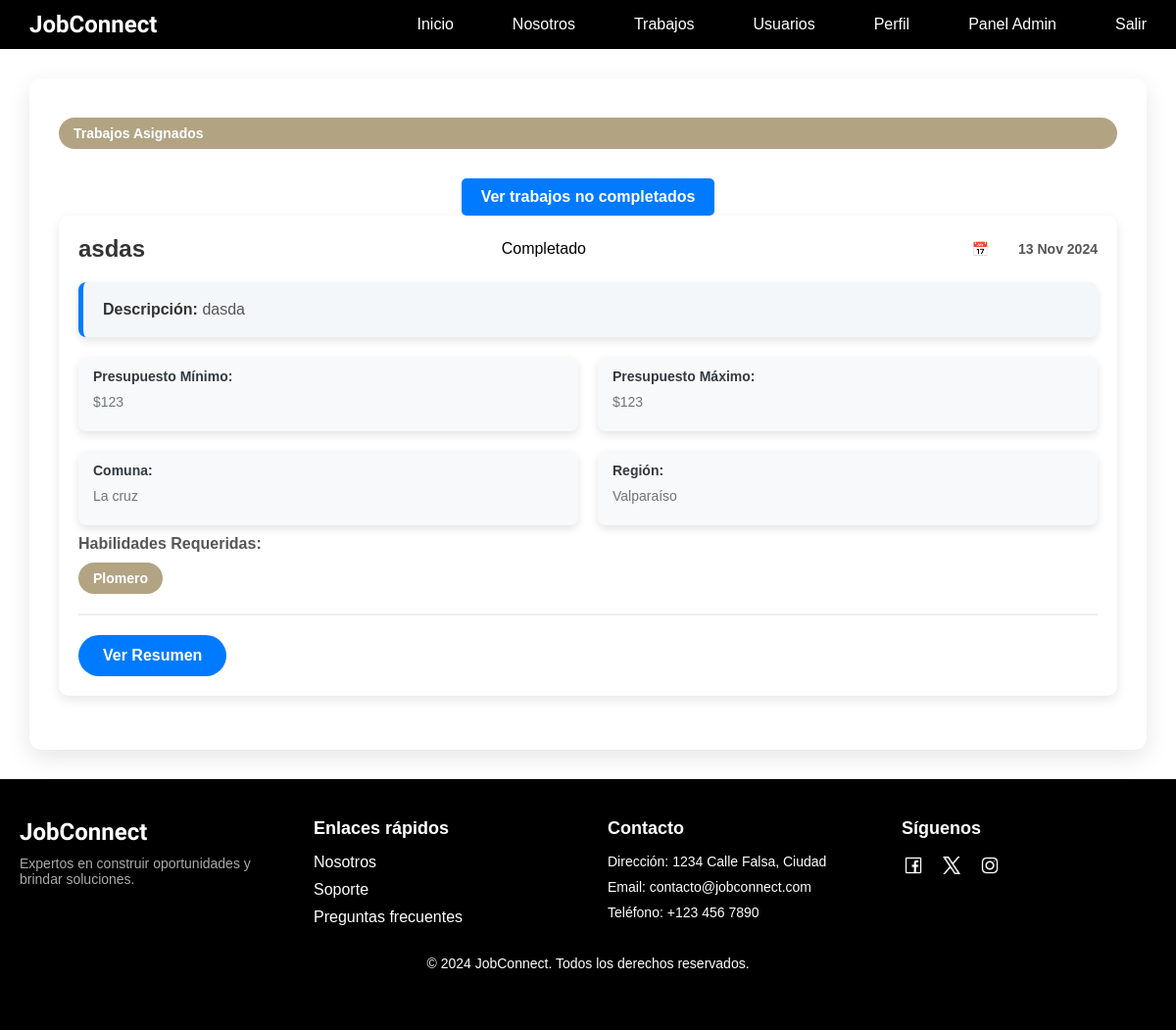
/trabajos/trabajos/asignados/?completado=True (signed in), run on an earlier commit of the app's database.
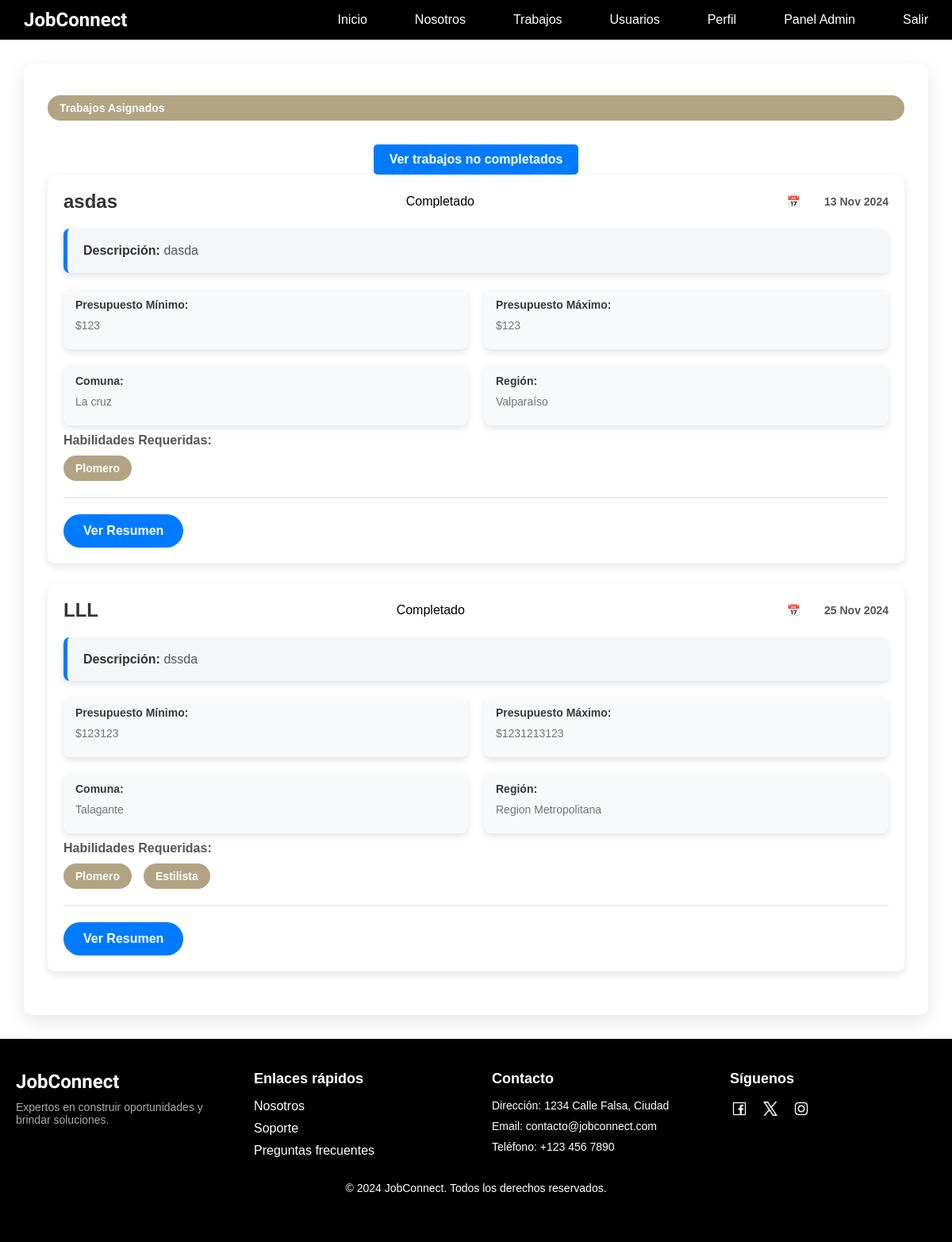
And on a later commit of the database.
### usuarios/models.py (models this page shows, shortened)
class Trabajo(models.Model):
    titulo = models.CharField(max_length=200)
    descripcion = models.TextField()
    presupuesto_minimo = models.IntegerField()
    presupuesto_maximo = models.IntegerField()
    region = models.ForeignKey(Region, on_delete=models.SET_NULL, null=True)
    comuna = models.ForeignKey(Comuna, on_delete=models.SET_NULL, null=True)
    usuario_creador = models.ForeignKey(CustomUser, on_delete=models.CASCADE, related_name='trabajos_creados')
    fecha_creacion = models.DateTimeField(auto_now_add=True)
    is_disponible = models.BooleanField(default=True)
    trabajador_seleccionado = models.ForeignKey(CustomUser, null=True, blank=True, on_delete=models.SET_NULL,related_name="trabajos_seleccionados")
    is_completado = models.BooleanField(default=False)
    habilidades = models.ManyToManyField('Habilidades', blank=True)
    forma_pago = models.CharField(max_length=50, null=True, blank=True)
    pago_final = models.IntegerField(null=True, blank=True)

class Comuna(models.Model):
    nombre = models.CharField(max_length=100)
    region = models.ForeignKey(Region, on_delete=models.CASCADE, related_name='comunas')
    def __str__(self):
        return self.nombre

class Region(models.Model):
    nombre = models.CharField(max_length=100)
    def __str__(self):
        return self.nombre

class Habilidades(models.Model):
    nombre = models.CharField(max_length=50, unique=True)

### trabajos/views.py (the view)
# urls.py: path('trabajos/asignados/', views.trabajos_asignados, name='trabajos_asignados'),
@login_required
def trabajos_asignados(request):
    completado = request.GET.get('completado', 'False') == 'True'
    trabajos = Trabajo.objects.filter(trabajador_seleccionado=request.user, is_completado=completado)
    completado_opuesto = not completado
    return render(request, 'trabajos/trabajos_asignados.html', {
        'trabajos': trabajos,
        'completado': completado,  # Pasar el valor del filtro a la plantilla
        'completado_opuesto': completado_opuesto  # Pasar el valor opuesto a la plantilla
    })

### trabajos/templates/trabajos/trabajos_asignados.html (shortened to what the changed rows need)
{% extends 'core/base.html' %}
{% load static %}
{% block extra_css %}
    <link rel="stylesheet" type="text/css" href="{% static 'trabajos/css/ver_trabajos.css' %}">
    <link href="https://cdnjs.cloudflare.com/ajax/libs/font-awesome/6.0.0-beta3/css/all.min.css" rel="stylesheet">
{% endblock %}
{% block content %}
    <div class="container-main">
        <h2 class="Titulo">Trabajos Asignados</h2>
        {% if trabajos %}
            <ul>
                {% for trabajo in trabajos %}
                    <div class="carta">
                        <div class="carta-header">
                            <h2 class="titulo">{{ trabajo.titulo }}</h2>
                            {% if trabajo.is_completado %}
                                <span class="completado-label">Completado</span>
                            {% endif %}
                            <div class="info-header">
                                <div class="info-item fecha">
                                    <span class="icon">📅</span>
                                    <strong>{{ trabajo.fecha_creacion|date:"d M Y" }}</strong>
                                </div>
                            </div>
                        </div>
                        <div class="carta-body">
                            <div class="descripcion-container">
                                <p><strong>Descripción:</strong> {{ trabajo.descripcion }}</p>
                            </div>
                            <div class="nuevos-datos">
                                {% load l10n %}
                                <div class="dato">
                                    <strong>Presupuesto Mínimo:</strong>
                                    <p>${{ trabajo.presupuesto_minimo|localize }}</p>
                                </div>
                                <div class="dato">
                                    <strong>Presupuesto Máximo:</strong>
                                    <p>${{ trabajo.presupuesto_maximo|localize }}</p>
                                </div>
                                <div class="dato">
                                    <strong>Comuna:</strong>
                                    <p>{{ trabajo.comuna }}</p>
                                </div>
                                <div class="dato">
                                    <strong>Región:</strong>
                                    <p>{{ trabajo.region }}</p>
                                </div>
                            </div>
                            {% if trabajo.habilidades.all %}
                                <p><strong>Habilidades Requeridas:</strong></p>
                                <div class="habilidades-container">
                                    {% for habilidad in trabajo.habilidades.all %}
                                        <span class="habilidad">{{ habilidad.nombre }}</span>
                                    {% endfor %}
                                </div>
                            {% else %}
                                <p><strong>Habilidades Requeridas:</strong> No se han especificado habilidades.</p>
                            {% endif %}
                        </div>
                        <hr class="linea-separadora">
                        <div class="acciones">
                            <a href="{% url 'match' trabajo.id %}" class="btn resumen-btn">Ver Resumen</a>
                        </div>
                    </div>
                {% empty %}
                    <li>No tienes trabajos asignados.</li>
                {% endfor %}
            </ul>
        {% else %}
            <div class="message {{ message.tags }}">
                <i class="fas fa-exclamation-circle"></i>
                No tienes trabajos asignados.
            </div>
        {% endif %}
    </div>
{% endblock %}

What changed in the data, as far as the page shows it:
now on this page (row edited): Trabajo: titulo "LLL", is_completado "Completado", fecha_creacion "25 Nov 2024", descripcion "dssda", presupuesto_minimo "123123", presupuesto_maximo "1231213123", comuna "Talagante", region "Region Metropolitana", Habilidades (nombre "Plomero")
now on this page (row unchanged): Habilidades: nombre "Estilista", shown under "LLL"
